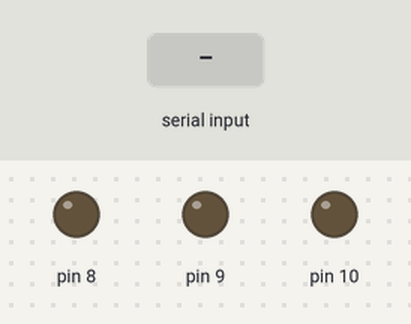
A sketch run on a simulated Arduino Uno, built with avr-gcc and run on an emulated ATmega328P. On the bench: output pins drawn as LEDs (lit = HIGH). Inputs (shaded band) come from the test bench. What the sketch prints to the serial monitor is not drawn.

Above: at 1.2 s.
1.3 s: "B" received over Serial
At 2.1 s:
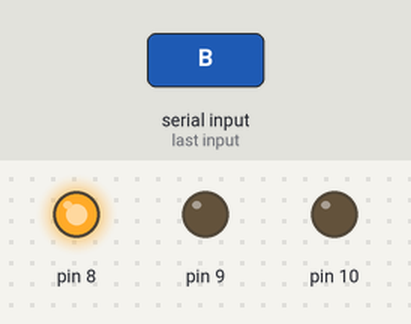
7.3 s: "A" received over Serial
At 8.4 s:
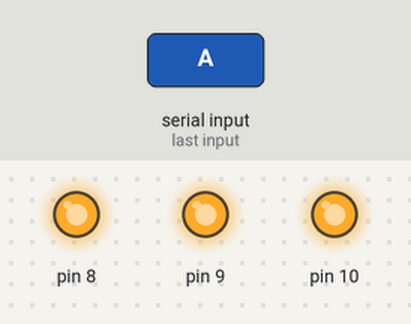
8.8 s: "C" received over Serial
At 9.5 s:
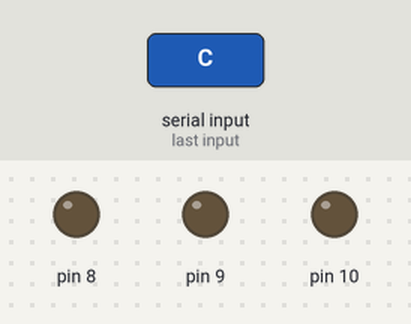
Timing chart, 0 to 11.8 s (numbered marks = the images above; inputs shaded):
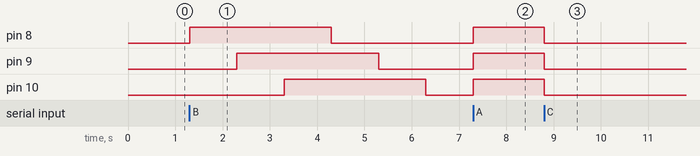

The sketch:

sise.ino
```cpp
char a,b,c;
int x = 0;
boolean estata = false,estatb = false,estatc = false;

void setup() {

pinMode (8,OUTPUT);
pinMode (9,OUTPUT);
pinMode (10,OUTPUT);

Serial.begin(9600);
}

void loop() {

	a = Serial.read();

if((a == 'A') && (estata == false)){
	Serial.print("Estat actual: A");
	digitalWrite(8, HIGH);
	digitalWrite(9, HIGH);
	digitalWrite(10, HIGH);
	estatb=false;
	estatc=false;
}

else if((a == 'B')&&(estatb == false)){
	Serial.print("Estat actual: B");
		if (a != 'B') x = 1;
	digitalWrite(8, HIGH);
		delay(1000);
	digitalWrite(9, HIGH);
		delay(1000);
	digitalWrite(10, HIGH);
		delay(1000);
	digitalWrite(8, LOW);
		delay(1000);
	digitalWrite(9, LOW);
		delay(1000);
	digitalWrite(10, LOW);
		delay(1000);

}
else if((a == 'C')&&(estatc == false)){
	digitalWrite(8 ,LOW);
	digitalWrite(9, LOW);
	digitalWrite(10, LOW);
	estata = false;
	estatb = false;
	Serial.print("Estat actual: C");
}

}
```

Measured:
- after the input at 1.3 s, pin 8: LOW → HIGH at once, → LOW 3.0 s later; pin 9: LOW → HIGH after 1.0 s, → LOW 3.0 s later; pin 10: LOW → HIGH after 2.0 s, → LOW 3.0 s later
- after the input at 7.3 s, pin 8–10: LOW → HIGH at once
- after the input at 8.8 s, pin 8–10: HIGH → LOW at once
